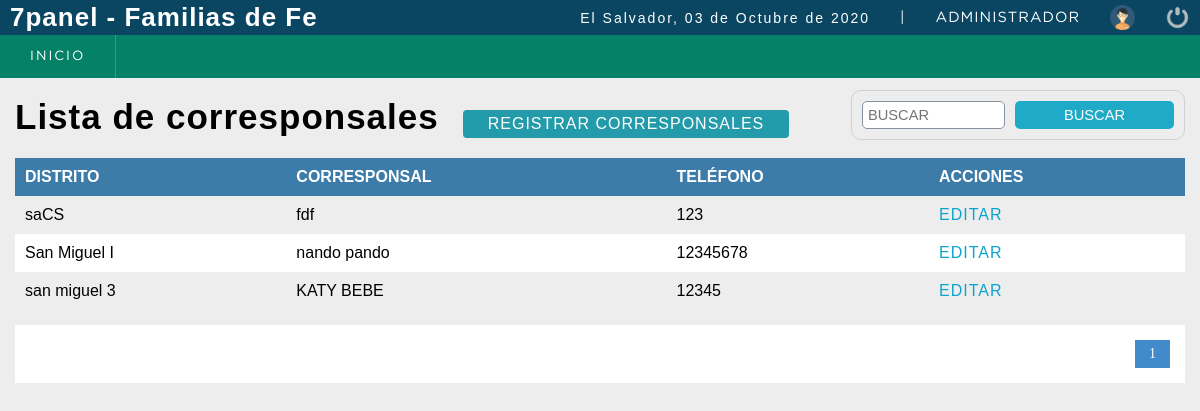
/sistema/lista_corresponsales_aio.php (signed in), run on the app's committed database.
### tables this page shows
CREATE TABLE IF NOT EXISTS `corresponsal` (
  `codcorresponsal` smallint(5) NOT NULL AUTO_INCREMENT,
  `distrito` varchar(50) NOT NULL,
  `corresponsal` varchar(50) NOT NULL,
  `telefono` varchar(50) NOT NULL,
  `estatus` smallint(5) NOT NULL DEFAULT '1',
  `usuario_id` smallint(5) NOT NULL,
  `incorporacion` datetime NOT NULL DEFAULT CURRENT_TIMESTAMP,
  PRIMARY KEY (`codcorresponsal`),
  KEY `estatus` (`estatus`),
  KEY `usuario_id` (`usuario_id`)
);

### sistema/lista_corresponsales_aio.php (the view, shortened to what this page needs)
<?php
	include "../conexion.php";
 ?>
<!DOCTYPE html>
<html lang="en">
<head>
	<?php include "includes/scripts.php"; ?>
</head>
<body>
	<?php include "includes/header.php"; ?>
	<section id="container">
		<h1>Lista de corresponsales</h1>
		<a href="registro_corresponsal_aio.php" class="btn_new">Registrar corresponsales</a>
		<form action="buscar_corresponsal.php" method="get" class="form_search">
			<input type="text" name="busqueda" id="busqueda" placeholder="Buscar">
			<input type="submit" value="Buscar" class="btn_search">
		</form>
		<table>
			<tr>
			    <th>Distrito</th>
				<th>Corresponsal</th>
				<th>Teléfono</th>
				<th>Acciones</th>
			</tr>
		<?php
			$sql_registe = mysqli_query($conection,"SELECT COUNT(*) as total_registro FROM corresponsal WHERE estatus = 1 ");
			$result_register = mysqli_fetch_array($sql_registe);
			$total_registro = $result_register['total_registro'];
			$por_pagina = 5;
			if(empty($_GET['pagina']))
			{
				$pagina = 1;
			}else{
				$pagina = $_GET['pagina'];
			}
			$desde = ($pagina-1) * $por_pagina;
			$total_paginas = ceil($total_registro / $por_pagina);
			$query = mysqli_query($conection,"SELECT * FROM corresponsal
				                              WHERE estatus = 1 ORDER BY codcorresponsal ASC LIMIT $desde,$por_pagina
				");
			$result = mysqli_num_rows($query);
			if($result > 0){
				while ($data = mysqli_fetch_array($query)) {
			?>
				<tr>
					<td><?php echo $data['distrito']; ?></td>
					<td><?php echo $data['corresponsal']; ?></td>
					<td><?php echo $data['telefono']; ?></td>
					<td>
						<a class="link_edit" href="editar_corresponsal.php?cod=<?php echo $data['codcorresponsal']; ?>">Editar
						</a>
					</td>
				</tr>
		<?php
				}
			}
		 ?>
		</table>
		<div class="paginador">
			<ul>
			<?php
				for ($i=1; $i <= $total_paginas; $i++) {
					if($i == $pagina)
					{
						echo '<li class="pageSelected">'.$i.'</li>';
					}else{
						echo '<li><a href="?pagina='.$i.'">'.$i.'</a></li>';
					}
				}
			 ?>
			</ul>
		</div>
	</section>
</body>
</html>

### sistema/css/style.css (style rules this page uses)
* { margin: 0; padding: 0; box-sizing: border-box; }
body { background: #ededed; }
input, select, a, th { text-transform: uppercase; }
h1, h2, h3, h4, h5, h6 { font-family: 'arial'; font-weight: bold; letter-spacing: 1px; }
h1 { font-size: 26px; }
a { text-decoration: none; font-family: arial; letter-spacing: 1px; }
#container { padding: 90px 15px 15px; }
form { background: #FFF; margin: auto; padding: 20px 50px; border: 1px solid #d1d1d1; }
input,select { display: block; width: 100%; font-size: 11pt; padding: 5px; border: 1px solid #85929e; border-radius: 5px; }
#container h1 { font-size: 35px; display: inline-block; }
.btn_new { display: inline-block; background: #239baa; color: #FFF; padding: 5px 25px; border-radius: 4px; margin: 20px; }
table { border-collapse: collapse; font-size: 12pt; font-family: 'arial'; width: 100%; }
table th { text-align: left; padding: 10px; background: #3d7ba8; color: #FFF; }
table tr:nth-child(odd) { background: #FFF; }
table td { padding: 10px; }
.link_edit { color: #0ca4ce; }
.paginador ul { padding: 15px; list-style: none; background: #FFF; margin-top: 15px; display: -webkit-flex; display: -moz-flex; display: -ms-flex; display: -o-flex; display: flex; justify-content: flex-end; }
.paginador a, .pageSelected { color: #428bca; border: 1px solid #ddd; padding: 5px; display: inline-block; font-size: 14px; text-align: center; width: 35px; }
.pageSelected { color: #FFF; background: #428bca; border: 1px solid #428bca; }
.form_search { display: -webkit-flex; display: -moz-flex; display: -ms-flex; display: -o-flex; display: flex; float: right; background: initial; padding: 10px; border-radius: 10px; }
.form_search .btn_search { background: #1faac8; color: #FFF; padding: 0 20px; border: 0; cursor: pointer; margin-left: 10px; }

### data on the page
corresponsal: distrito "saCS", corresponsal "fdf", telefono "123"
corresponsal: distrito "San Miguel I", corresponsal "nando pando", telefono "12345678"
corresponsal: distrito "san miguel 3", corresponsal "KATY BEBE", telefono "12345"

### other printed values
fechaC() "03 de Octubre de 2020"
$_SESSION['user'] "ADMINISTRADOR"
